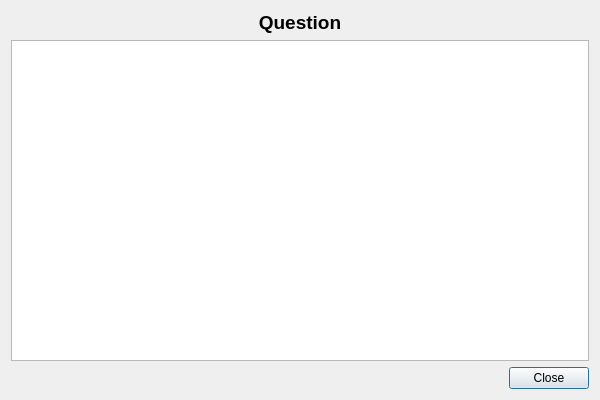
<?xml version="1.0" encoding="UTF-8"?>
<ui version="4.0">
 <class>PollResultsDialog</class>
 <widget class="QDialog" name="PollResultsDialog">
  <property name="geometry">
   <rect>
    <x>0</x>
    <y>0</y>
    <width>600</width>
    <height>400</height>
   </rect>
  </property>
  <property name="windowTitle">
   <string>Poll Results</string>
  </property>
  <layout class="QVBoxLayout" name="verticalLayout">
   <item>
    <widget class="QLabel" name="questionLabel">
     <property name="font">
      <font>
       <pointsize>14</pointsize>
       <weight>75</weight>
       <bold>true</bold>
      </font>
     </property>
     <property name="text">
      <string>Question</string>
     </property>
     <property name="alignment">
      <set>Qt::AlignCenter</set>
     </property>
    </widget>
   </item>
   <item>
    <widget class="QChartView" name="chartView"/>
   </item>
   <item>
    <widget class="QDialogButtonBox" name="buttonBox">
     <property name="standardButtons">
      <set>QDialogButtonBox::Close</set>
     </property>
    </widget>
   </item>
  </layout>
 </widget>
 <customwidgets>
  <customwidget>
   <class>QChartView</class>
   <extends>QGraphicsView</extends>
   <header>QtCharts/QChartView</header>
  </customwidget>
 </customwidgets>
 <resources/>
 <connections>
  <connection>
   <sender>buttonBox</sender>
   <signal>rejected()</signal>
   <receiver>PollResultsDialog</receiver>
   <slot>reject()</slot>
  </connection>
 </connections>
</ui>
